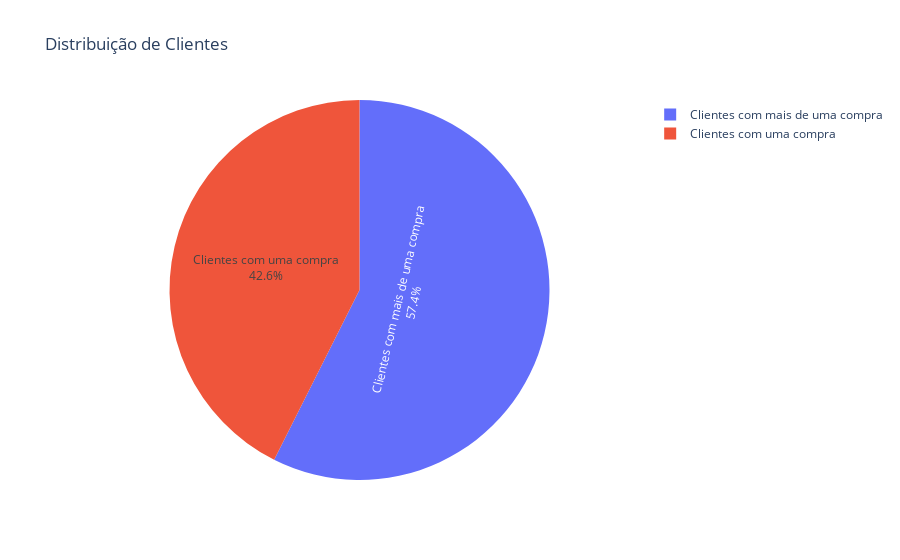

Write notebook code for a chart like this one.
### Markdown cell above
### Clientes com uma compra VS Clientes com várias compras
Tentar perceber qual a percentagem de clientes que voltou a comprar

### Code cell
clientes_uma_compra = df_vendas[df_vendas['ClienteId'].isin(clientes_registados)]
clientes_uma_compra = clientes_uma_compra.groupby('ClienteId').filter(lambda x: len(x) == 1)['ClienteId'].unique()

clientes_mais_uma_compra = df_vendas[df_vendas['ClienteId'].isin(clientes_registados)]
clientes_mais_uma_compra = clientes_mais_uma_compra.groupby('ClienteId').filter(lambda x: len(x) > 1)['ClienteId'].unique()

num_clientes_uma_compra = len(clientes_uma_compra)
num_clientes_mais_uma_compra = len(clientes_mais_uma_compra)

print(f"Número de clientes com uma compra: {num_clientes_uma_compra}")
print(f"Número de clientes com mais de uma compra: {num_clientes_mais_uma_compra}")

fig = go.Figure(data=[go.Pie(labels=['Clientes com uma compra', 'Clientes com mais de uma compra'],
                             values=[num_clientes_uma_compra, num_clientes_mais_uma_compra])])
fig.update_traces(textposition='inside', textinfo='percent+label')
fig.update_layout(title_text="Distribuição de Clientes")
fig.show()

### Figure 1 — Plotly figure (JSON) as saved in the notebook; plotly's stock layout.template omitted (floating-point values rounded to 4 significant figures)
{"data": [{"labels": ["Clientes com uma compra", "Clientes com mais de uma compra"], "textinfo": "percent+label", "textposition": "inside", "type": "pie", "values": [666, 898]}], "layout": {"title": {"text": "Distribuição de Clientes"}}}
